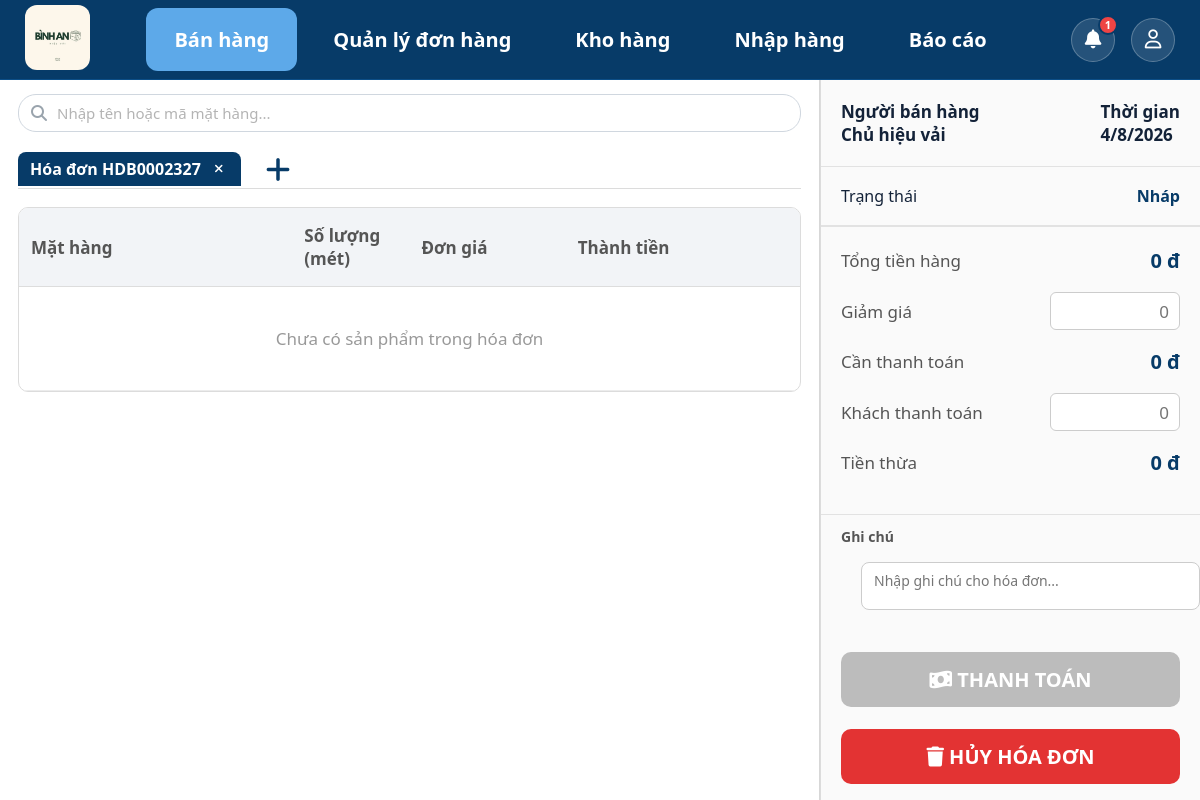
The page /sales/ (signed in) on the database as committed earlier.
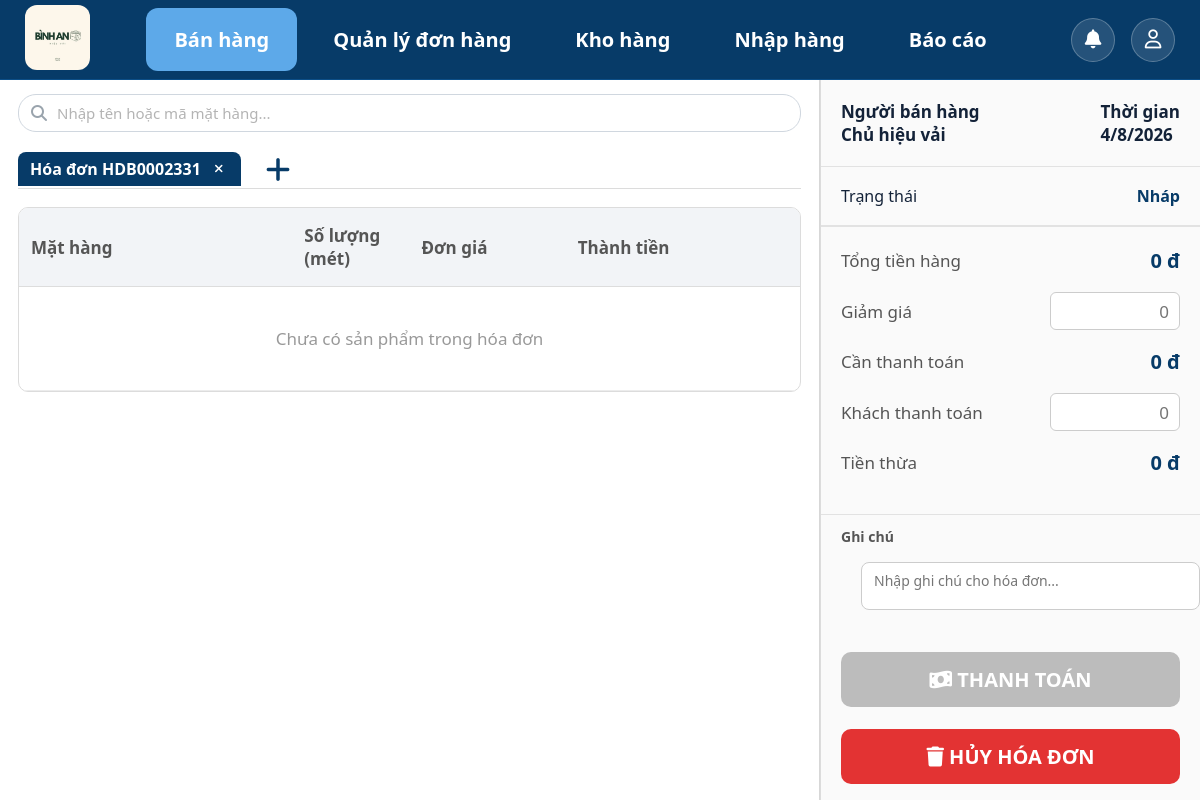
The same page on the database as committed later.
### sales/models.py (models this page shows, shortened)
class SalesOrder(models.Model):
    class Status(models.TextChoices):
        DRAFT = "draft", "Nháp"
        COMPLETED = "completed", "Đã thanh toán"
        CANCELLED = "cancelled", "Đã hủy"
    employee = models.ForeignKey(settings.AUTH_USER_MODEL,on_delete=models.PROTECT,related_name="sales_orders",verbose_name="Nhân viên")
    discount = models.DecimalField( max_digits=12,decimal_places=0,default=0,verbose_name="Giảm giá")
    total_amount = models.DecimalField( max_digits=12,decimal_places=0,default=0,verbose_name="Tổng tiền")
    final_amount = models.DecimalField( max_digits=12,decimal_places=0,default=0,verbose_name="Thành tiền")
    status = models.CharField(  max_length=20,choices=Status.choices,default=Status.DRAFT,db_index=True,verbose_name="Trạng thái")
    created_at = models.DateTimeField( auto_now_add=True, verbose_name="Ngày lập")
    completed_at = models.DateTimeField(null=True, blank=True, verbose_name="Ngày thanh toán")
    updated_at = models.DateTimeField( auto_now=True,verbose_name="Ngày cập nhật")
    class Meta:
        ordering = ["-created_at"]
        verbose_name = "Hóa đơn bán"
        verbose_name_plural = "Hóa đơn bán"
    @property
    def order_code(self):
        return f"HDB{self.pk:07d}" if self.pk else "HDBM"

### sales/views.py (the view)
# urls.py: path("", views.homepage, name="homepage"),
@login_required(login_url="login")
def homepage(request):
    order = get_or_create_draft_order(request.user)
    return render(request,"sales/homepage.html", {"order": order})

### accounts/context_processors.py (called while the page is built)
def notifications_context(request):
    if request.user.is_authenticated:
        user_notifications = Notification.objects.filter(receiver=request.user).order_by("-created_at")[:10]
        unread_count = Notification.objects.filter(receiver=request.user, is_read=False).count()
        return {
            "notifications": user_notifications,
            "unread_notification_count": unread_count,
        }
    return {
        "notifications": [],
        "unread_notification_count": 0,
    }

### accounts/models.py (called while the page is built)
    @property
    def is_owner(self):
        return self.role == self.Role.OWNER

### sales/views.py (called while the page is built)
def get_or_create_draft_order(employee):
    order = (   SalesOrder.objects .filter(employee=employee, status=SalesOrder.Status.DRAFT,)
                .order_by("-created_at").first())
    if order:
        return order
    return process_create_order(employee)

### templates/sales/homepage.html (shortened to what the changed rows need)
{% extends "base.html" %}
{% load static %}
{% block css %}
<link rel="stylesheet" href="{% static 'css/homepage.css' %}">
{% endblock %}
{% block content %}
    <div class="container">
        <section class="left-panel">
            <div class="invoice-tabs">
                <div class="tab active" id="invoice-tab">
                    <span> Hóa đơn <span id="invoice-code">{{ order.order_code }} </span>
                    </span>
                </div>
            </div>
            <div class="product-table">
                <table>
                    <thead>
                        <tr>
                            <th width="35%">Mặt hàng</th>
                            <th width="15%">Số lượng (mét)</th>
                            <th width="20%">Đơn giá</th>
                            <th width="20%"> Thành tiền</th>
                            <th width="10%"></th>
                        </tr>
                    </thead>
                </table>
            </div>
        </section>
    </div>
{% endblock %}

Rows that differ between the two databases and show on the page:
no longer on this page (row edited): SalesOrder: order_code "HDB0002327"
added SalesOrder: order_code "HDB0002331"
Other text that changed with them:
{{ unread_notification_count }}: "1" → (not shown)
